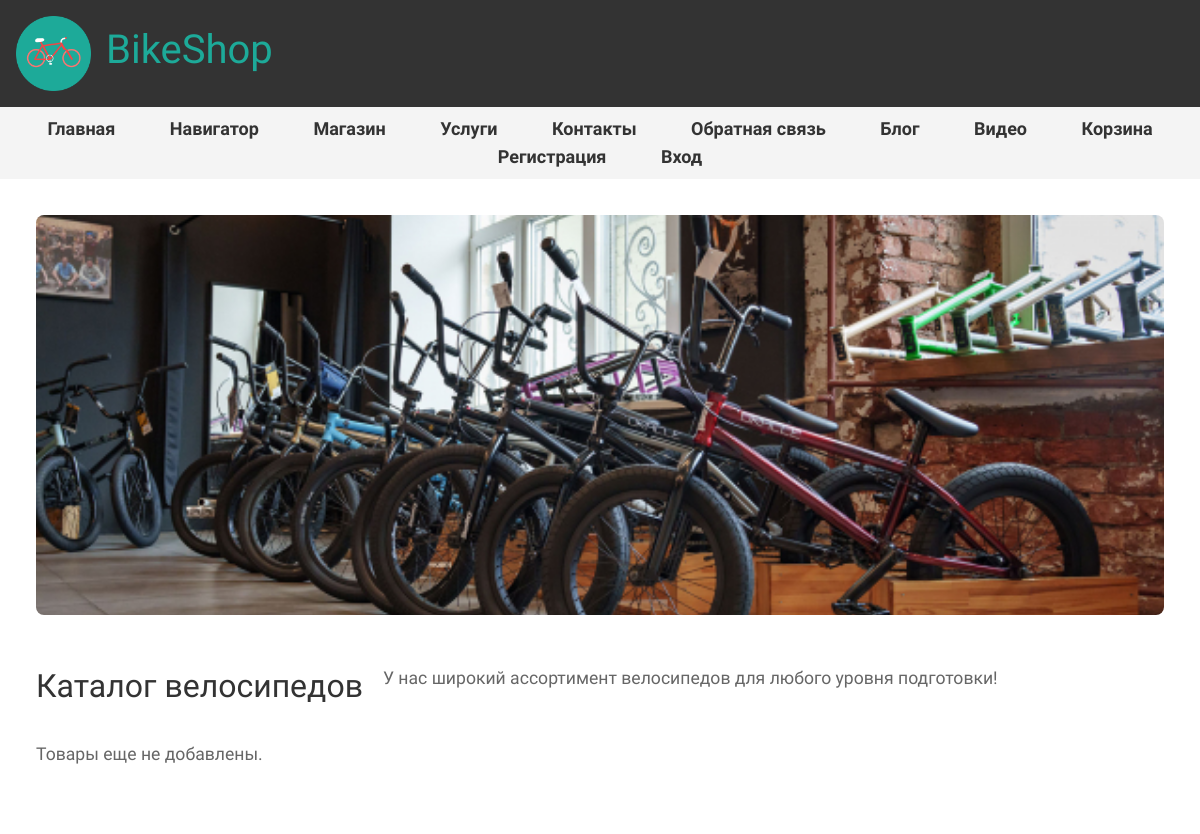
The page /shop/ on the database as committed earlier.
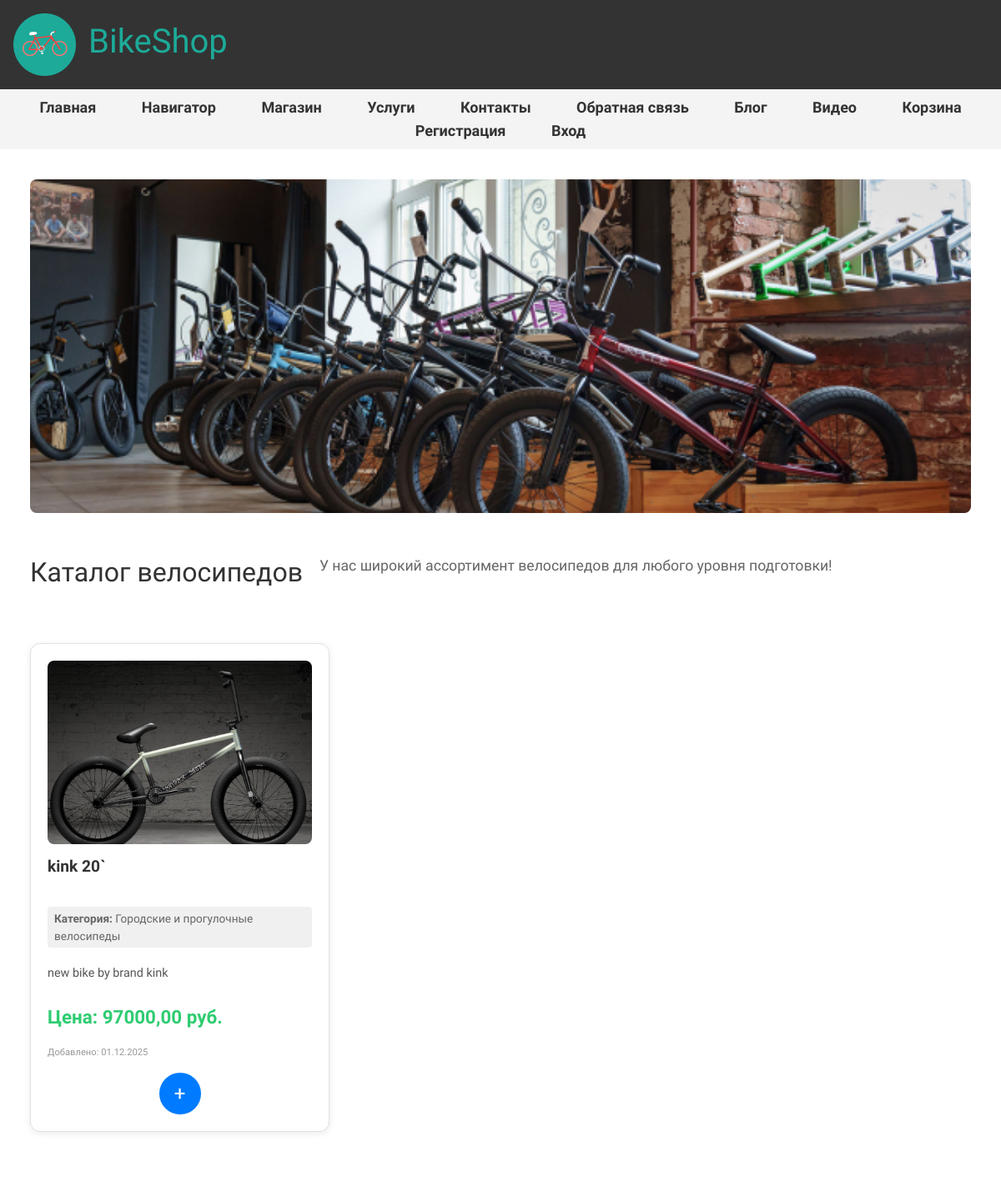
The same page on the database as committed later.
### main/models.py (models this page shows, shortened)
class Product(models.Model):
    CATEGORY_CHOICES = [
        ('mountain', 'Горные велосипеды'),
        ('road', 'Шоссейные велосипеды'),
        ('city', 'Городские и прогулочные велосипеды'),
        ('trick', 'Трюковые велосипеды'),
        ('kids', 'Детские велосипеды'),
    ]
    title = models.CharField(max_length=200, verbose_name="Название товара")
    description = models.TextField(verbose_name="Описание")
    price = models.DecimalField(max_digits=10, decimal_places=2, verbose_name="Цена")
    category = models.CharField(max_length=50, choices=CATEGORY_CHOICES, verbose_name="Категория")
    image = models.ImageField(upload_to='shop_images/', null=True, blank=True, verbose_name="Изображение")
    created = models.DateTimeField(default=datetime.now, verbose_name="Дата добавления")
    class Meta:
        verbose_name = "Товар"
        verbose_name_plural = "Товары"
        ordering = ['-created']

### main/views.py (the view)
# urls.py: path('shop/', views.shop, name='shop'),
def shop(request):
    products = Product.objects.all()
    return render(request, 'main/shop.html', {'products': products})

### main/templates/main/shop.html (shortened to what this page needs)
{% extends 'main/layout.html' %}
{% load static %}
{% block content %}
<section>
    <img src="{% static 'main/images/bike_shop.jpg' %}" alt="Велосипеды" class="bike-image">
    <h2>Каталог велосипедов</h2>
    <p>У нас широкий ассортимент велосипедов для любого уровня подготовки!</p>
    {% if products %}
    <div class="products-container">
        {% for product in products %}
        <div class="product-card">
            <a href="{% url 'product_detail' product.id %}" class="product-card-link">
                {% if product.image %}
                <img src="{{ product.image.url }}" alt="{{ product.title }}" class="product-image">
                {% else %}
                <img src="{% static 'main/images/bike_shop.jpg' %}" alt="{{ product.title }}" class="product-image">
                {% endif %}
                <h3>{{ product.title }}</h3>
                <p class="product-category">
                    <strong>Категория:</strong>
                    {% if product.category == 'mountain' %}
                        Горные велосипеды
                    {% elif product.category == 'road' %}
                        Шоссейные велосипеды
                    {% elif product.category == 'city' %}
                        Городские и прогулочные велосипеды
                    {% elif product.category == 'trick' %}
                        Трюковые велосипеды
                    {% elif product.category == 'kids' %}
                        Детские велосипеды
                    {% else %}
                        {{ product.get_category_display }}
                    {% endif %}
                </p>
                <p class="product-description">{{ product.description }}</p>
                <p class="product-price"><strong>Цена:</strong> {{ product.price }} руб.</p>
                <p class="product-date"><small>Добавлено: {{ product.created|date:"d.m.Y" }}</small></p>
            </a>
            <button class="btn btn-add-to-cart" data-product-id="{{ product.id }}" onclick="event.stopPropagation();">+</button>
        </div>
        {% endfor %}
    </div>
    {% else %}
    <p>Товары еще не добавлены.</p>
    {% endif %}
</section>
{% endblock %}

Rows that differ between the two databases and show on the page:
added Product: image (picture), title "kink 20`", category "Городские и прогулочные велосипеды", description "new bike by brand kink", price "97000,00", created "01.12.2025"
Other text that changed with them:
text no longer shown: "Товары еще не добавлены."
